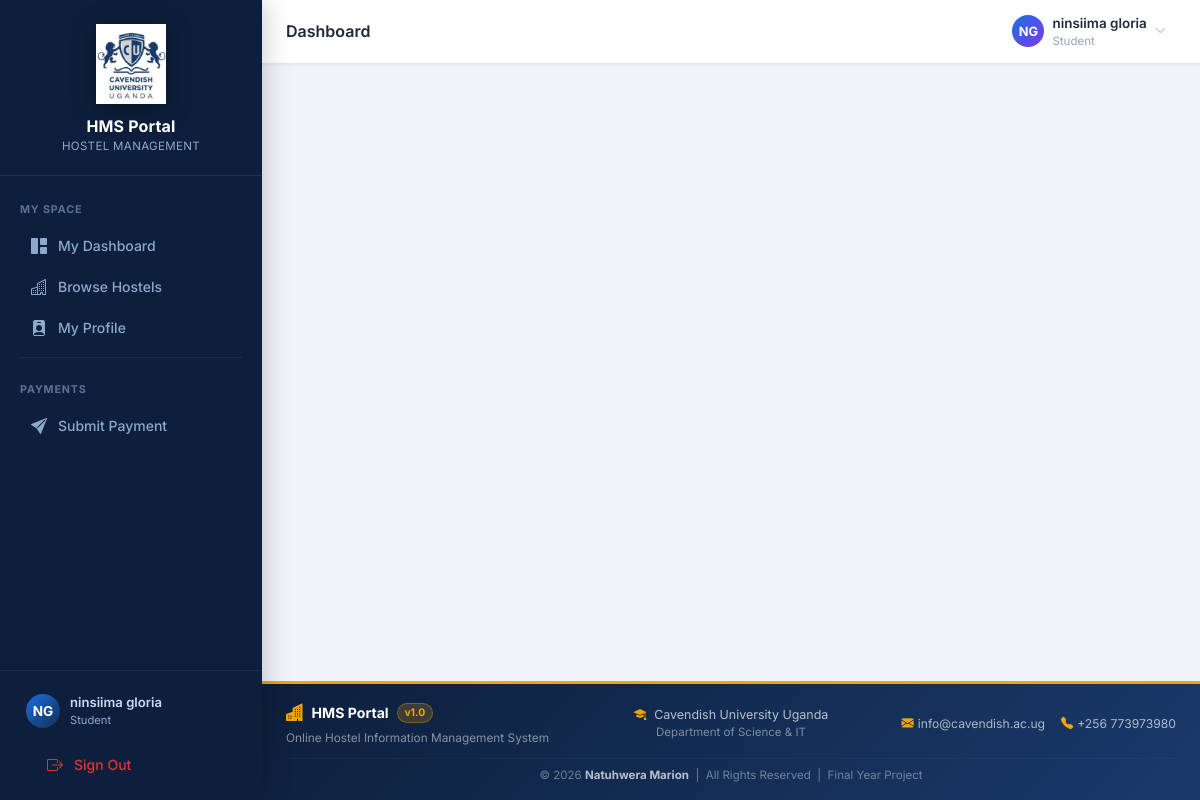
Screenshot of /contact/ (signed in) with the database file from the repository.
### users/models.py (models this page shows, shortened)
class CustomUser(AbstractUser):
    is_student = models.BooleanField(default=False, help_text="Designates if user is a student")
    is_manager = models.BooleanField(default=False, help_text="Designates if user is a hostel manager/admin")
    department = models.CharField(max_length=100, blank=True, null=True)
    level = models.CharField(max_length=20, blank=True, null=True, help_text="e.g., 100, 200, 300, 400")
    phone_number = models.CharField(max_length=15, blank=True, null=True)
    student_id = models.CharField(max_length=50, unique=True, blank=True, null=True)
    date_of_birth = models.DateField(blank=True, null=True)
    gender = models.CharField(max_length=10, choices=[('Male', 'Male'), ('Female', 'Female')], blank=True, null=True)
    photo = models.ImageField(upload_to='profile_photos/', blank=True, null=True, help_text="Profile photo")
    class Meta:
        verbose_name = "User"
        verbose_name_plural = "Users"

### users/views.py (the view)
# urls.py: path('contact/', views.contact_us, name='contact'),
def contact_us(request):
    return render(request, 'users/contact.html')

### users/context_processors.py (called while the page is built, shortened)
def sidebar_counts(request):
    if not request.user.is_authenticated:
        return {}
    if not (request.user.is_manager or request.user.is_staff):
        return {}

### templates/users/contact.html (shortened to what this page needs)
{% extends 'base.html' %}

### templates/base.html (shortened to what this page needs)
{% load static %}
<!DOCTYPE html>
<html lang="en">
<head>
  <link href="https://cdn.jsdelivr.net/npm/bootstrap@5.3.2/dist/css/bootstrap.min.css" rel="stylesheet">
  <link href="https://cdn.jsdelivr.net/npm/bootstrap-icons@1.11.3/font/bootstrap-icons.min.css" rel="stylesheet">
  <link href="{% static 'css/style.css' %}" rel="stylesheet">
</head>
<body>
{% if user.is_authenticated %}
<div class="app-layout">
  <aside class="sidebar" id="sidebar">
    <div class="sb-brand" style="flex-direction:column;align-items:center;text-align:center;padding:24px 16px 20px;gap:10px;">
      <img src="{% static 'images/logo.png' %}" alt="HMS Logo"
           style="width:100%;max-width:160px;height:80px;object-fit:contain;filter:drop-shadow(0 4px 12px rgba(0,0,0,.35));">
      <div class="sb-brand-text">
        <span class="sb-brand-name" style="font-size:1rem;">HMS Portal</span>
        <span class="sb-brand-sub">Hostel Management</span>
      </div>
    </div>
    <nav class="sb-nav">
      {% if user.is_manager or user.is_staff %}
      <div class="sb-section-title">Overview</div>
      <a href="{% url 'admin_dashboard' %}"
         class="sb-link {% if request.resolver_match.url_name == 'admin_dashboard' %}active{% endif %}">
        <i class="bi bi-grid-1x2-fill sb-icon"></i>
        <span>Dashboard</span>
      </a>
      <div class="sb-divider"></div>
      <div class="sb-section-title">Facilities</div>
      <a href="{% url 'hostel_list' %}"
         class="sb-link {% if 'hostel' in request.resolver_match.url_name %}active{% endif %}">
        <i class="bi bi-buildings sb-icon"></i>
        <span>Hostels &amp; Rooms</span>
      </a>
      <a href="{% url 'available_rooms' %}"
         class="sb-link {% if request.resolver_match.url_name == 'available_rooms' %}active{% endif %}">
        <i class="bi bi-door-open sb-icon"></i>
        <span>Available Rooms</span>
      </a>
      <div class="sb-divider"></div>
      <div class="sb-section-title">Operations</div>
      <a href="{% url 'allocation_list' %}"
         class="sb-link {% if request.resolver_match.url_name == 'allocation_list' %}active{% endif %}">
        <i class="bi bi-house-check-fill sb-icon"></i>
        <span>Allocations</span>
      </a>
      <a href="{% url 'create_allocation' %}"
         class="sb-link {% if request.resolver_match.url_name == 'create_allocation' %}active{% endif %}">
        <i class="bi bi-person-plus-fill sb-icon"></i>
        <span>New Allocation</span>
      </a>
      <a href="{% url 'payment_list' %}"
         class="sb-link {% if request.resolver_match.url_name == 'payment_list' %}active{% endif %}">
        <i class="bi bi-cash-coin sb-icon"></i>
        <span>Payments
          {% if pending_payments_count and pending_payments_count > 0 %}
            <span class="sb-badge">{{ pending_payments_count }}</span>
          {% endif %}
        </span>
      </a>
      <a href="{% url 'booking_requests_admin' %}"
         class="sb-link {% if request.resolver_match.url_name == 'booking_requests_admin' %}active{% endif %}">
        <i class="bi bi-calendar-check-fill sb-icon"></i>
        <span>Booking Requests
          {% if pending_booking_requests_count and pending_booking_requests_count > 0 %}
            <span class="sb-badge">{{ pending_booking_requests_count }}</span>
          {% endif %}
        </span>
      </a>
      <div class="sb-divider"></div>
      <div class="sb-section-title">Analytics</div>
      <a href="{% url 'reports_dashboard' %}"
         class="sb-link {% if 'report' in request.resolver_match.url_name %}active{% endif %}">
        <i class="bi bi-bar-chart-fill sb-icon"></i>
        <span>Reports</span>
      </a>
      <a href="/admin/" class="sb-link">
        <i class="bi bi-shield-lock-fill sb-icon"></i>
        <span>Admin Panel</span>
      </a>
      {% else %}
      <div class="sb-section-title">My Space</div>
      <a href="{% url 'student_dashboard' %}"
         class="sb-link {% if request.resolver_match.url_name == 'student_dashboard' %}active{% endif %}">
        <i class="bi bi-grid-1x2-fill sb-icon"></i>
        <span>My Dashboard</span>
      </a>
      <a href="{% url 'student_hostels' %}"
         class="sb-link {% if request.resolver_match.url_name == 'student_hostels' or request.resolver_match.url_name == 'create_booking_request' %}active{% endif %}">
        <i class="bi bi-buildings sb-icon"></i>
        <span>Browse Hostels</span>
      </a>
      <a href="{% url 'profile' %}"
         class="sb-link {% if request.resolver_match.url_name == 'profile' %}active{% endif %}">
        <i class="bi bi-person-badge-fill sb-icon"></i>
        <span>My Profile</span>
      </a>
      <div class="sb-divider"></div>
      <div class="sb-section-title">Payments</div>
      <a href="{% url 'create_payment' %}"
         class="sb-link {% if request.resolver_match.url_name == 'create_payment' %}active{% endif %}">
        <i class="bi bi-send-fill sb-icon"></i>
        <span>Submit Payment</span>
      </a>
      {% endif %}
    </nav>
    <div class="sb-footer">
      <div class="sb-user" style="cursor:default;">
        {% if user.photo %}
        <img src="{{ user.photo.url }}" alt="photo"
             style="width:36px;height:36px;border-radius:50%;object-fit:cover;flex-shrink:0;">
        {% else %}
        <div class="sb-avatar">{{ user.get_full_name|slice:":1"|upper }}{{ user.last_name|slice:":1"|upper }}</div>
        {% endif %}
        <div style="overflow:hidden;">
          <div class="sb-user-name">{{ user.get_full_name|default:user.username }}</div>
          <div class="sb-user-role">
            {% if user.is_manager or user.is_staff %}Manager{% else %}Student{% endif %}
          </div>
        </div>
      </div>
      <form method="post" action="{% url 'logout' %}" style="margin-top:8px;">
        <button type="submit" class="sb-link w-100" style="background:none;border:none;cursor:pointer;text-align:left;">
          <i class="bi bi-box-arrow-right sb-icon" style="color:#e03535;"></i>
          <span style="color:#e03535;">Sign Out</span>
        </button>
      </form>
    </div>
  </aside>
  <div class="main-wrapper">
    <header class="topbar">
      <div>
        {% block page_title %}<span class="topbar-title">{% block breadcrumb %}Dashboard{% endblock %}</span>{% endblock %}
      </div>
      <div class="topbar-actions">
        <div class="dropdown">
          <div class="topbar-user" data-bs-toggle="dropdown" aria-expanded="false" style="cursor:pointer;">
            {% if user.photo %}
            <img src="{{ user.photo.url }}" alt="photo"
                 style="width:36px;height:36px;border-radius:50%;object-fit:cover;flex-shrink:0;">
            {% else %}
            <div class="topbar-avatar">{{ user.get_full_name|slice:":1"|upper }}{{ user.last_name|slice:":1"|upper }}</div>
            {% endif %}
            <div class="d-none d-md-block">
              <div class="topbar-username">{{ user.get_full_name|default:user.username }}</div>
              <div class="topbar-role">
                {% if user.is_manager or user.is_staff %}Hostel Manager{% else %}Student{% endif %}
              </div>
            </div>
            <i class="bi bi-chevron-down d-none d-md-block" style="font-size:.7rem;color:var(--text-3);"></i>
          </div>
        </div>
      </div>
    </header>
    <main class="content-area">
    </main>
    <footer style="background:linear-gradient(135deg,#0d1f3c 0%,#1a3a6b 100%);color:#fff;border-top:3px solid #f0a500;">
      <div class="container-fluid px-4 py-3">
        <div class="row align-items-center gy-2 text-center text-md-start">
          <div class="col-md-4">
            <div class="d-flex align-items-center gap-2 justify-content-center justify-content-md-start">
              <i class="bi bi-buildings-fill" style="color:#f0a500;font-size:1.1rem;"></i>
              <span class="fw-bold" style="font-size:.88rem;">HMS Portal</span>
              <span class="badge rounded-pill" style="background:rgba(240,165,0,.2);color:#f0a500;font-size:.65rem;border:1px solid rgba(240,165,0,.35);">v1.0</span>
            </div>
            <div class="mt-1" style="font-size:.74rem;color:rgba(255,255,255,.5);">Online Hostel Information Management System</div>
          </div>
          <div class="col-md-4 text-center">
            <div class="d-flex align-items-center justify-content-center gap-2" style="font-size:.78rem;color:rgba(255,255,255,.7);">
              <i class="bi bi-mortarboard-fill" style="color:#f0a500;"></i>
              <span>Cavendish University Uganda</span>
            </div>
            <div style="font-size:.72rem;color:rgba(255,255,255,.45);">Department of Science &amp; IT</div>
          </div>
          <div class="col-md-4 text-md-end text-center">
            <div class="d-flex flex-wrap justify-content-center justify-content-md-end gap-3">
              <span style="font-size:.76rem;color:rgba(255,255,255,.65);">
                <i class="bi bi-envelope-fill me-1" style="color:#f0a500;"></i>info@cavendish.ac.ug
              </span>
              <span style="font-size:.76rem;color:rgba(255,255,255,.65);">
                <i class="bi bi-telephone-fill me-1" style="color:#f0a500;"></i>+256 773973980
              </span>
            </div>
          </div>
        </div>
        <hr style="border-color:rgba(255,255,255,.1);margin:10px 0 8px;">
        <p class="text-center mb-0" style="font-size:.72rem;color:rgba(255,255,255,.4);">
          &copy; 2026 <strong style="color:rgba(255,255,255,.7);">Natuhwera Marion</strong> &nbsp;|&nbsp; All Rights Reserved &nbsp;|&nbsp; Final Year Project
        </p>
      </div>
    </footer>
  </div>
</div>
{% endif %}
</body>
</html>

### rows the page displays
CustomUser: get_full_name "N", last_name "G", get_full_name "ninsiima gloria"
